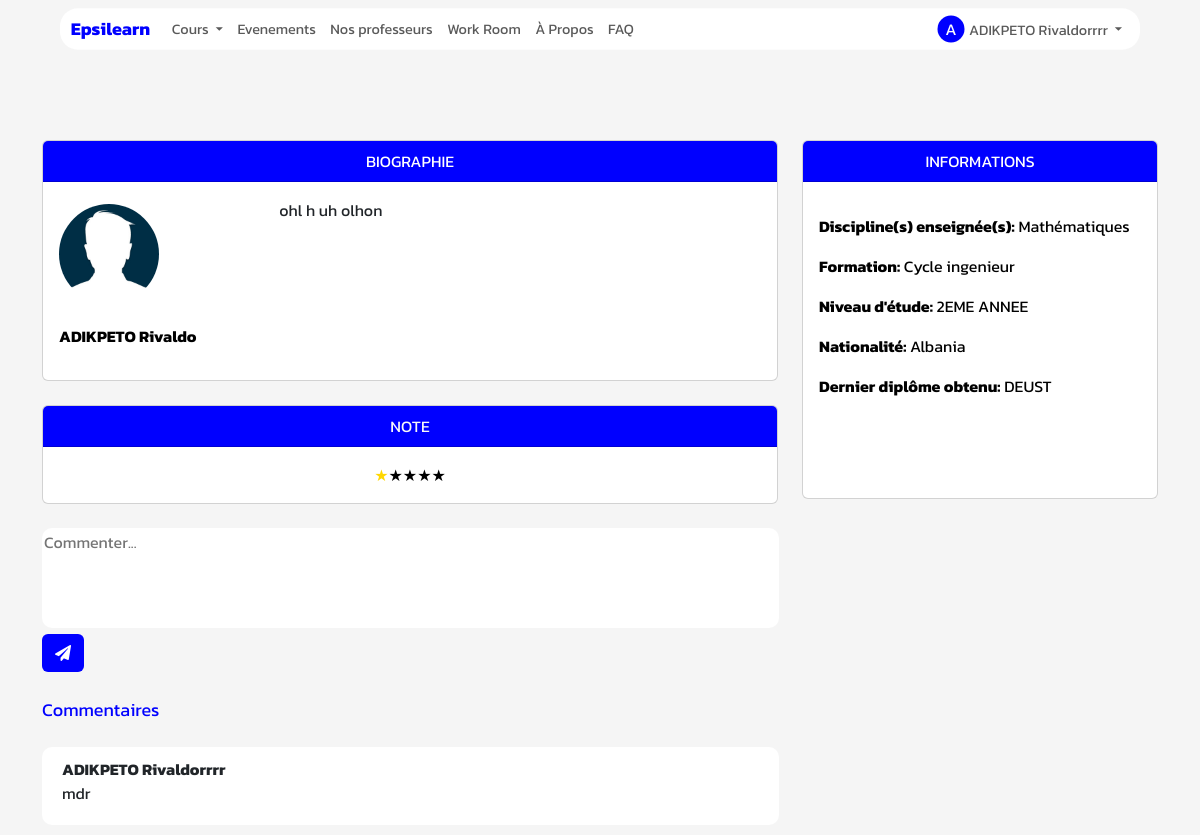
The page /profilprof/1 (signed in) on the database its author committed.
### App/Models/models.py (models this page shows, shortened)
class User(db.Model):
    id = db.Column(db.Integer, primary_key=True)
    nom = db.Column(db.String(50))
    prenom = db.Column(db.String(50))
    nationalite = db.Column(db.String(50))
    mail = db.Column(db.String(50))
    code = db.Column(db.String(50))
    pseudo=db.Column(db.String(200))
    date_naiss=db.Column(db.DateTime)
    ter = db.Column(db.String(50),default="non")
    age=db.Column(db.Integer)
    confirmer = db.Column(db.String(50),default="non")
    mdp=db.Column(db.String(50))
    photo=db.Column(db.String(50),default="static/Profil/unknown.jpg")
    password_reset_token = db.Column(db.String(100))
    password_reset_expiration = db.Column(db.DateTime)
    role=db.Column(db.String(200))
    etudiant= db.relationship('Etudiant', backref='acces_etudiant', foreign_keys='Etudiant.id_user_e')
    prof= db.relationship('Prof', backref='acces_prof', foreign_keys='Prof.id_user_p')
    autre= db.relationship('Autre', backref='acces_autre', foreign_keys='Autre.id_user_a')

class Prof(db.Model):
    id = db.Column(db.Integer, primary_key=True)
    id_user_p = db.Column(db.Integer, db.ForeignKey('user.id'))
    formation=db.Column(db.String(50))
    Nvdetud=db.Column(db.String(50))
    filiere=db.Column(db.String(50))
    age=db.Column(db.Integer)
    Diplome=db.Column(db.String(50))
    discipline=db.Column(db.String(500))
    valider=db.Column(db.String(50),default="non")
    positif = db.Column(db.Integer,default=1)
    nefatif = db.Column(db.Integer,default=1)
    solde = db.Column(db.Float, default=0.0)
    ecole=db.Column(db.String(50))
    photo=db.Column(db.String(50),default="static/Profil/unknown.jpg")
    etoile=db.Column(db.Integer,default=1)
    vendervous=db.Column(db.String(500))
    cv=db.Column(db.String(500))

class Comment(db.Model):
    id = db.Column(db.Integer, primary_key=True)
    etudiant_id = db.Column(db.Integer, db.ForeignKey('user.id'))
    prof_id = db.Column(db.Integer, db.ForeignKey('prof.id'))
    commentaire = db.Column(db.String(500))
    likes = db.Column(db.Integer, default=0)
    dislikes = db.Column(db.Integer, default=0)
    commentateurs = db.relationship('User', backref='evnt', foreign_keys=[etudiant_id])

### App/Main/routes_profil.py (the view, shortened to what this page needs)
@MainBp.route('/profilprof/<int:prof_id>',methods=["POST","GET"])
@login_required
def profilprof(prof_id) :
    user_id = session.get('userid')  # Récupère l'ID de l'utilisateur à partir de la session
    prof = Prof.query.filter_by(id=prof_id,valider="oui").first()
    userp=User.query.filter_by(id=prof.id_user_p).first()
    nom=userp.nom
    prenom=userp.prenom
    niveau=prof.Nvdetud
    formation=prof.formation
    diplome=prof.Diplome
    bio=prof.vendervous
    discipline=prof.discipline
    photo=prof.photo
    note=prof.etoile
    com = Comment.query.filter(and_(Comment.etudiant_id==User.id,Comment.prof_id==prof_id)).all()
    return render_template("profilprof.html",nom=nom,Prenom=prenom,Discipline=discipline,Formation=formation,Niveau=niveau,Diplome=diplome,photo=photo,bio=bio,note=note,commentaires=com,nat=userp.nationalite)

### App/Controllers/fonction.py (called while the page is built, shortened)
def get_current_user():
    _current_user=None
    if session.get("userid"):
        user=User.query.get(session.get("userid"))
        if user:
            _current_user=user
    return _current_user

def nombre_np():
    if session.get('role') in ["etudiant","professeur"]:
        np,_=notif(session.get("role"))
        nombre= np_nombre(us=np)
    else:
        nombre= np_nombre(us=0)
    return nombre

def nombre_nd():
    if session.get('role') in ["etudiant","professeur"]:
        _,nd=notif(session.get("role"))
        nombre= nd_nombre(us=nd)
    else:
        nd=0
        nombre= nd_nombre(us=nd)
    return nombre

### App/Decorators/__init__.py (called while the page is built)
def login_required(f):
    @wraps(f)
    def _login_required(*args,**kwargs):
        if "role" in session:
            return f(*args,**kwargs)
        else:
            return redirect(url_for('Main.connexion'))
    return _login_required

### App/Main/routes_home.py (called while the page is built)
@MainBp.app_context_processor
def inject_param():
    return dict(current_user=current_user,np=np,nd=nd,n_stud=n_stud,user_type=session.get("role"))

### app.py (called while the page is built)
@app.after_request
def set_secure_headers(response):
    response.headers['X-Content-Type-Options'] = 'nosniff'
    response.headers['X-Frame-Options'] = 'SAMEORIGIN'
    response.headers['X-XSS-Protection'] = '1; mode=block'
    return response

@app.before_request
def update_session_time():
    if user.id not in processed_requests and user.id is not None:
        last_activity_key = f'last_activity:{user.id}'
        redis_store.set(last_activity_key, datetime.now().strftime('%Y-%m-%d %H:%M:%S'), ex=3)
        session['online_users'] = len(redis_store.keys('last_activity:*'))
        processed_requests[user.id] = True

### App/Main/templates/profilprof.html (shortened to what this page needs)
{% extends "base.html" %}
{% block content %}
<div class="container" style="margin-top: 100px;">
  <div class="row">
    <div class="col-md-8">
      <div class="card mb-4" style="font-family: 'Kanit';">
        <div class="card-header  text-center font-weight-bold" style="background-color: blue;color: white;">BIOGRAPHIE</div>
        <div class="card-body" style="margin-left: 30%; word-wrap: break-word;">
          <p class="m-0">{{ bio }}</p>
        </div>
        <div class="card-body">
          <div class="profile-picture" style="height: 120px; margin-top: -50px;">
            <img src="../{{ photo }}" alt="Photo de profil" class="img-fluid" style="height: 100px; width: 100px; border-radius: 50%; overflow: hidden;">
          </div>
          <div class="bio">
            <p style="color: black; font-weight: bolder;">{{ nom }} {{ Prenom }}</p>
          </div>
        </div>
      </div>
      <div class="card mb-4">
        <div class="card-header  text-center font-weight-bold" style="color: rgb(249, 249, 249);background-color: blue;">NOTE</div>
        <div class="card-body">
          <div id="rating" class="rating text-center">
          </div>
        </div>
      </div>
    </div>
    <div class="col-md-4">
      <div class="card mb-4" style="font-family: 'Kanit';">
        <div class="card-header  text-center font-weight-bold" style="background-color: blue;color: white;">INFORMATIONS</div>
        <div class="card-body mt-3" style="height: 300px;">
          <p style="color: black;"><strong>Discipline(s) enseignée(s):</strong> {{ Discipline }}</p>
          <p style="color: black;"><strong>Formation:</strong> {{ Formation }}</p>
          <p style="color: black;"><strong>Niveau d'étude:</strong> {{ Niveau }}</p>
          <p style="color: black;"><strong>Nationalité:</strong> {{ nat }}</p>
          <p style="color: black;"><strong>Dernier diplôme obtenu:</strong> {{ Diplome }}</p>
        </div>
      </div>
    </div>
  </div>
  {% if user_type == "etudiant" %}
  <form method="POST" action="#">
    <div class="comment-form">
      <textarea name="commentaire" style="width: 66%; height: 100px; resize: none;border: none;border-radius: 10px;" placeholder="Commenter..."></textarea><br>
      <button class="btn btn" style="background-color: blue;"><i class="fa fa-paper-plane" style="color: white;"></i></button>
    </div>
  </form>
  {% endif %}
  <br>
  <div style="font-family: 'Kanit'; font-size: 18px;color: blue;">Commentaires</div>
  <br>
  <div id="comment-container">
    {% for commentaire in commentaires %}
    <div class="commentaire" style="background-color: white; border-radius: 10px; padding: 10px 20px 20px 20px;width: 66%;margin-bottom: 10px;" data-comment-id="{{ commentaire.id }}">
      <div class="auteur"><strong>{{ commentaire.commentateurs.nom }} {{ commentaire.commentateurs.prenom }}</strong></div>
      <div class="contenu">{{ commentaire.commentaire }}</div>
    </div>
    {% endfor %}
  </div>
</div>
{% endblock %}

### App/Main/templates/base.html (shortened to what this page needs)
<!DOCTYPE html>
<html>
<head>
    <link href="https://cdn.jsdelivr.net/npm/bootstrap@5.3.0/dist/css/bootstrap.min.css" rel="stylesheet">
    <link
    rel="stylesheet"
    href="https://pro.fontawesome.com/releases/v5.10.0/css/all.css"
  />
  <link rel="stylesheet" href="https://cdnjs.cloudflare.com/ajax/libs/animate.css/4.1.1/animate.min.css">
</head>
<body style="font-family: 'Kanit';">
 <div class="page-content hidden">
    {% block nav %}
    <nav class="navbar navbar-expand-lg navbar-light bg-transparent " style="display: flex;justify-content: center; height: 40px;scale: 0.9;z-index: 9999999999999999999999;" >
        <div class="container-fluid text-center" style="background-color: rgb(255, 255, 255);border-radius: 20px;z-index: 9;opacity: 1;margin-top: 20px;padding: 0 12px;">
            <a class="navbar-brand" href="/accueil" style="color: blue;">Epsilearn</a>
            <div class="collapse navbar-collapse" id="navbarNav">
                <ul class="navbar-nav" style="z-index: 99999999999999999;">
                    {% if user_type == 'professeur' %}
                    {% if np.us>0 %}
                    <style>
                        #prg{
                            color: brown;
                            font-weight: bold;
                        }
                    </style>
                    {% endif %}
                    {% if nd.us > 0 %}
                    <style>
                        #dmd{
                            color: brown;
                            font-weight: bold;
                        }
                    </style>
                    {% endif %}
                    <li class="nav-item dropdown" >
                        <a class="nav-link dropdown-toggle" href="#" id="navbarDropdownMenuLink" role="button" data-bs-toggle="dropdown" aria-expanded="false">
                            Cours
                        </a>
                        <ul class="dropdown-menu" aria-labelledby="navbarDropdownMenuLink">
                            <li><a id="prg" class="dropdown-item" href="/programme">Programmes{% if np.us > 0 %}({{np.us}}){% endif %}</a></li>
                            <li><a id="dmd" class="dropdown-item" href="/demande">Demandes{% if nd.us > 0 %}({{nd.us}}){% endif %}</a></li>
                            <li><a class="dropdown-item" href="/offre">Offres</a></li>
                            <li><a class="dropdown-item" href="/cours-crees">Mes services</a></li>
                        </ul>
                    </li>
                    <li class="nav-item">
                        <a class="nav-link" id="evenement" href="/evenement">Evenements</a>
                    </li>
                    <li class="nav-item">
                        <a class="nav-link"  id="workroom" href="/chambrepomodoro">Work Room</a>
                    </li>
                    <li class="nav-item">
                        <a class="nav-link" id="about"  href="/about">À Propos</a>
                    </li>
                    <li class="nav-item">
                        <a class="nav-link" id="faq"  href="/faq">FAQ</a>
                    </li>
                    {% elif user_type == 'etudiant' %}
                    <li class="nav-item dropdown">
                        <a class="nav-link dropdown-toggle"  href="#" id="navbarDropdownMenuLink"  role="button" data-bs-toggle="dropdown" aria-expanded="false">
                            Cours
                        </a>
                    </li>
                    <li class="nav-item">
                        <a class="nav-link" id="evenement" href="/evenement">Evenements</a>
                    </li>
                    <li class="nav-item">
                      <a class="nav-link" id="listeprof" href="/listeprof">Nos professeurs</a>
                  </li>
                  <li class="nav-item">
                    <a class="nav-link"  id="workroom" href="/chambrepomodoro">Work Room</a>
                  </li>
                <li class="nav-item">
                    <a class="nav-link" id="about" href="/about">À Propos</a>
                </li>
                  <li class="nav-item">
                    <a class="nav-link" id="faq"  href="/faq">FAQ</a>
                </li>
                    {% endif %}
                </ul>
                <ul class="navbar-nav ms-auto">
                    {% if current_user %}
                    <li class="nav-item dropdown">
                        <a class="nav-link dropdown-toggle" href="#" id="navbarDropdownMenuLink2" role="button" data-bs-toggle="dropdown" aria-expanded="false">
                            <span class="user-initials">{{ current_user.nom|first }}</span>{{ current_user.nom }} {{ current_user.prenom }}
                        </a>
                    </li>
                    {% endif %}
                </ul>
            </div>
        </div>
    </nav>
    {% endblock %}
    <div  style="font-family:'Kanit';overflow-x:hidden;overflow-y: hidden;">
        {% block content %}
        {% endblock %}
    </div>
</div>
</body>
</html>

### App/Main/templates/base.html (style rules this page uses)
.loaded .page-content { display: block; }
.navbar-brand { font-weight: bold; }
.user-initials { width: 30px; height: 30px; border-radius: 50%; background-color: blue; color: #ffffff; font-size: 18px; display: inline-flex; align-items: center; justify-content: center; margin-right: 5px; text-transform: uppercase; }

### App/Main/templates/profilprof.html (style rules this page uses)
body { background-color: #f5f5f5; }

### rows shown on the page
User: nom|first "A", nom "ADIKPETO", prenom "Rivaldorrrr"
Prof: vendervous "ohl h uh olhon", photo (picture), discipline "Mathématiques", formation "Cycle ingenieur", Nvdetud "2EME ANNEE", Diplome "DEUST"
User: nom "ADIKPETO", prenom "Rivaldo", nationalite "Albania"
Comment: commentateurs.nom "ADIKPETO", commentateurs.prenom "Rivaldorrrr", commentaire "mdr"
